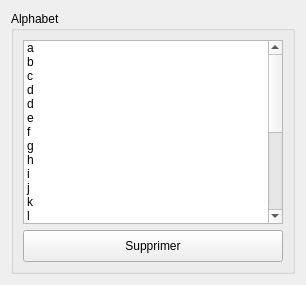
<?xml version="1.0" encoding="UTF-8"?>
<ui version="4.0">
 <class>Form</class>
 <widget class="QWidget" name="Form">
  <property name="geometry">
   <rect>
    <x>0</x>
    <y>0</y>
    <width>306</width>
    <height>285</height>
   </rect>
  </property>
  <property name="windowTitle">
   <string>Form</string>
  </property>
  <layout class="QHBoxLayout" name="horizontalLayout">
   <item>
    <widget class="QGroupBox" name="alphabetDisplayGroup">
     <property name="title">
      <string>Alphabet</string>
     </property>
     <layout class="QVBoxLayout" name="verticalLayout">
      <item>
       <widget class="QListWidget" name="etatList">
        <property name="selectionMode">
         <enum>QAbstractItemView::ExtendedSelection</enum>
        </property>
        <property name="uniformItemSizes">
         <bool>false</bool>
        </property>
        <property name="currentRow">
         <number>-1</number>
        </property>
        <property name="sortingEnabled">
         <bool>true</bool>
        </property>
        <item>
         <property name="text">
          <string>a</string>
         </property>
        </item>
        <item>
         <property name="text">
          <string>b</string>
         </property>
        </item>
        <item>
         <property name="text">
          <string>c</string>
         </property>
        </item>
        <item>
         <property name="text">
          <string>d</string>
         </property>
        </item>
        <item>
         <property name="text">
          <string>d</string>
         </property>
        </item>
        <item>
         <property name="text">
          <string>e</string>
         </property>
        </item>
        <item>
         <property name="text">
          <string>f</string>
         </property>
        </item>
        <item>
         <property name="text">
          <string>g</string>
         </property>
        </item>
        <item>
         <property name="text">
          <string>h</string>
         </property>
        </item>
        <item>
         <property name="text">
          <string>i</string>
         </property>
        </item>
        <item>
         <property name="text">
          <string>j</string>
         </property>
        </item>
        <item>
         <property name="text">
          <string>k</string>
         </property>
        </item>
        <item>
         <property name="text">
          <string>l</string>
         </property>
        </item>
        <item>
         <property name="text">
          <string>m</string>
         </property>
        </item>
        <item>
         <property name="text">
          <string>n</string>
         </property>
        </item>
        <item>
         <property name="text">
          <string>o</string>
         </property>
        </item>
        <item>
         <property name="text">
          <string>p</string>
         </property>
        </item>
        <item>
         <property name="text">
          <string>q</string>
         </property>
        </item>
        <item>
         <property name="text">
          <string>r</string>
         </property>
        </item>
        <item>
         <property name="text">
          <string>t</string>
         </property>
        </item>
        <item>
         <property name="text">
          <string>u</string>
         </property>
        </item>
        <item>
         <property name="text">
          <string>v</string>
         </property>
        </item>
        <item>
         <property name="text">
          <string>w</string>
         </property>
        </item>
        <item>
         <property name="text">
          <string>x</string>
         </property>
        </item>
        <item>
         <property name="text">
          <string>y</string>
         </property>
        </item>
        <item>
         <property name="text">
          <string>z</string>
         </property>
        </item>
       </widget>
      </item>
      <item>
       <widget class="QPushButton" name="remove">
        <property name="styleSheet">
         <string notr="true">padding:8px</string>
        </property>
        <property name="text">
         <string>Supprimer</string>
        </property>
        <property name="icon">
         <iconset>
          <normaloff>../Views/icons/delete.png</normaloff>../Views/icons/delete.png</iconset>
        </property>
       </widget>
      </item>
     </layout>
    </widget>
   </item>
  </layout>
 </widget>
 <resources/>
 <connections/>
</ui>
